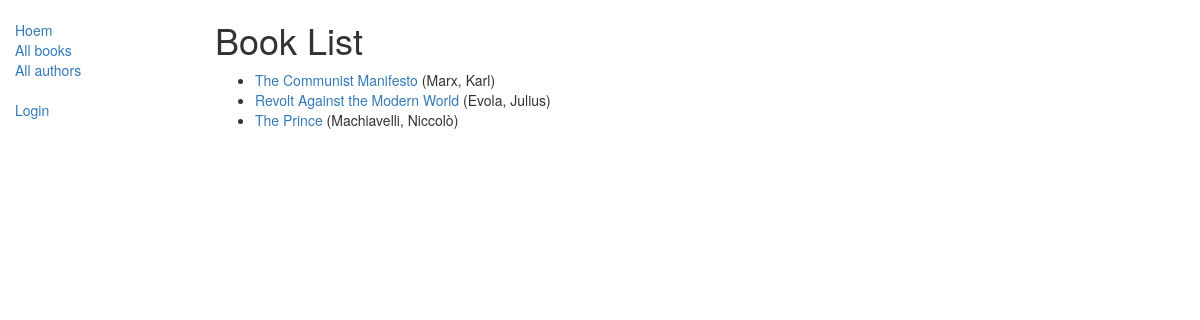
/catalog/books/, run on the app's committed database.
### catalog/models.py (models this page shows, shortened)
class Book(models.Model):
    title = models.CharField(max_length=200)
    author = models.ForeignKey('Author', on_delete=models.SET_NULL, null=True)
    summary = models.TextField(max_length=1000, help_text="Enter a brief description of the book")
    isbn = models.CharField('ISBN',max_length=13, help_text='13 Character <a href="https://www.isbn-international.org/content/what-isbn">ISBN number</a>')
    genre = models.ManyToManyField(Genre, help_text="Select a genre for this book")
    language = models.ForeignKey('Language', on_delete=models.SET_NULL, null=True)
    def get_absolute_url(self):
        return reverse('book-detail', args=[str(self.id)])

class Author(models.Model):
    first_name = models.CharField(max_length=100)
    last_name = models.CharField(max_length=100)
    date_of_birth = models.DateField(null=True, blank=True)
    date_of_death = models.DateField('died', null=True, blank=True)
    class Meta:
        ordering = ["last_name","first_name"]
    def __str__(self):
        return '{0}, {1}'.format(self.last_name,self.first_name)

### catalog/views.py (the view)
# urls.py: path('books/', views.BookListView.as_view(), name='books'),
class BookListView(generic.ListView):
    model = Book
    paginate_by = 10

### catalog/templates/catalog/book_list.html
{% extends "base_generic.html" %}
{% block content %}
    <h1>Book List</h1>
    {% if book_list %}
    <ul>
      {% for book in book_list %}
      <li>
        <a href="{{ book.get_absolute_url }}">{{ book.title }}</a> ({{book.author}})
      </li>
      {% endfor %}
    </ul>
    {% else %}
      <p>There are no booooks in the library.</p>
    {% endif %}
{% endblock %}

### data on the page
Book: title "The Communist Manifesto", author "Marx, Karl"
Book: title "Revolt Against the Modern World", author "Evola, Julius"
Book: title "The Prince", author "Machiavelli, Niccolò"
